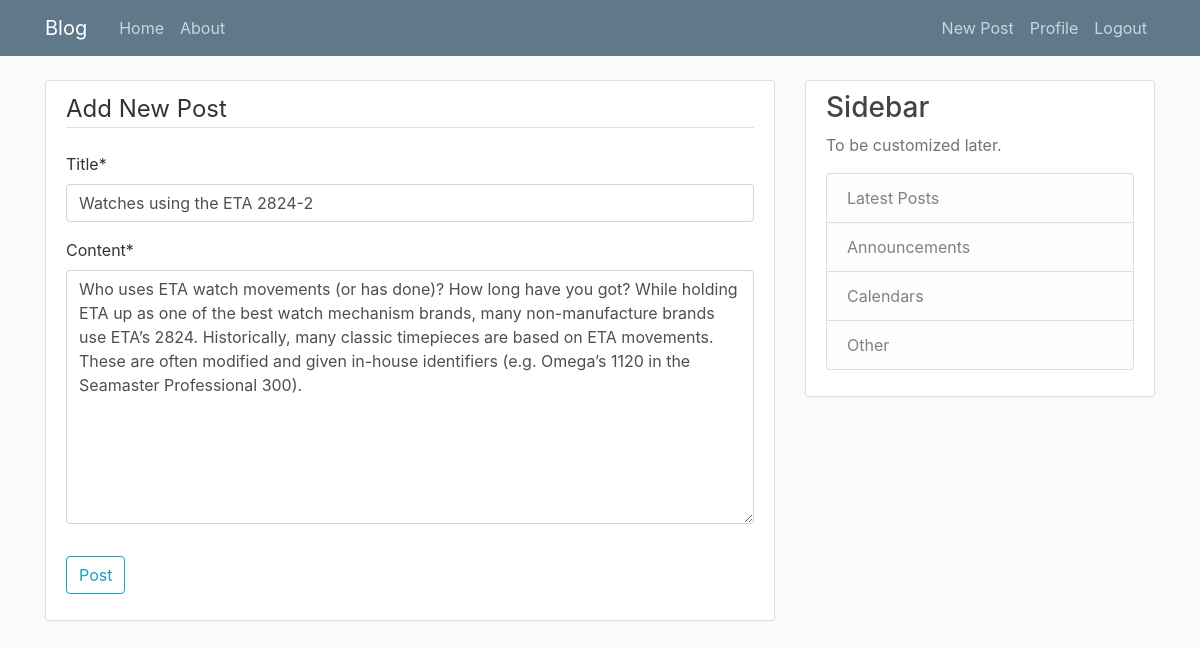
Screenshot of /post/29/update/ (signed in) with the database file from the repository.
### blog/models.py (models this page shows, shortened)
class Post(models.Model):
    title = models.CharField(max_length=100)
    content = models.TextField()
    date_posted = models.DateTimeField(default=timezone.now)
    author = models.ForeignKey(User, on_delete=models.CASCADE)

### blog/views.py (the view, shortened to what this page needs)
# urls.py: path('post/<int:pk>/update/', PostUpdateView.as_view(), name='post-update'),
class PostUpdateView(LoginRequiredMixin, UserPassesTestMixin, SuccessMessageMixin, UpdateView):
    model = Post
    fields = ['title', 'content']
    success_message = "Your post has been Updated!"
    def test_func(self):
        post = self.get_object()
        if self.request.user == post.author:
            return True
        else:
            return False

### blog/templates/blog/post_form.html (shortened to what this page needs)
{% extends "blog/base.html" %}
{% load crispy_forms_tags %}
{% block content %}
    <div class="content-section">
        <form method="POST">
            <fieldset class="form-group">
                <legend class="border-bottom mb-4">Add New Post</legend>
                {{ form|crispy }}
            </fieldset>
            <div class="form-group">
                <button class="btn btn-outline-info" type="submit">Post</button>
            </div>
        </form>
    </div>
{% endblock content %}

### blog/static/blog/main.css (style rules this page uses)
body { background: #fafafa; color: #333333; margin-top: 5rem; }
.content-section { background: #ffffff; padding: 10px 20px; border: 1px solid #dddddd; border-radius: 3px; margin-bottom: 20px; }

### rows the page displays
Post: title "Watches using the ETA 2824-2", content "Who uses ETA watch movements (or has done)? How long have you got? While holding ETA up as one of the best watch mechanism brands, many non-manufacture brands use ETA’s 2824. Historically, many classic timepieces are based on ETA movements. These are often modified and given in-house identifiers (e.g. Omega’s 1120 in the Seamaster Professional 300)."
